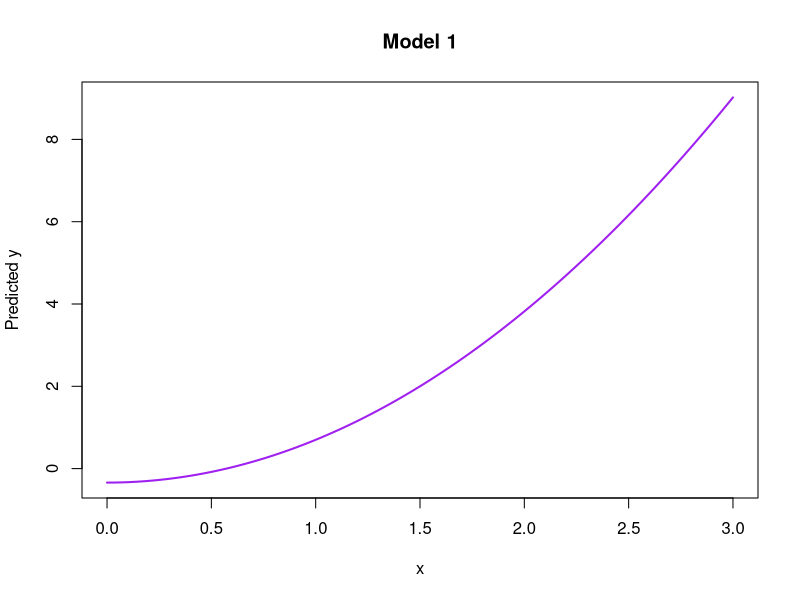
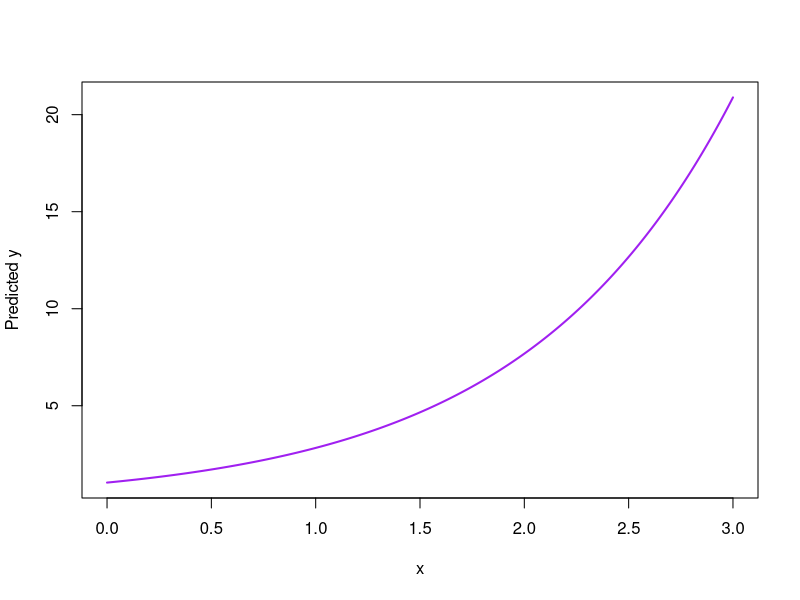
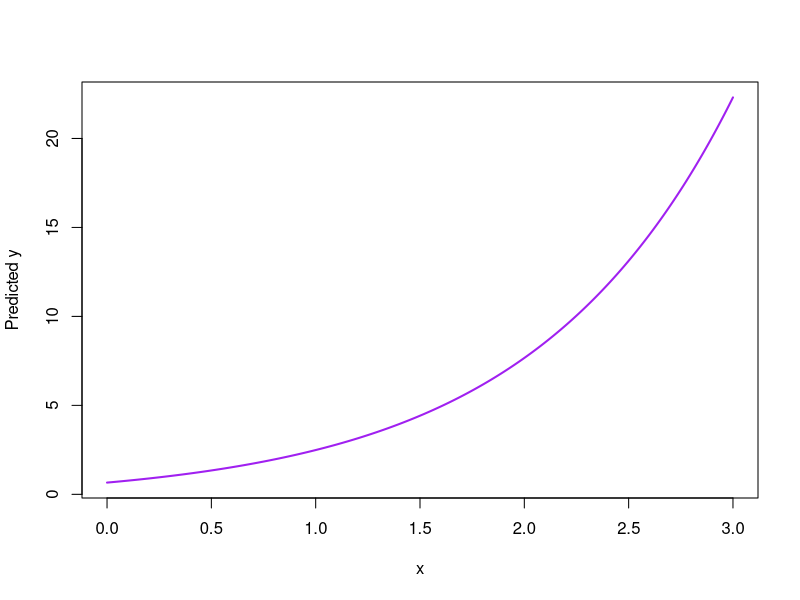
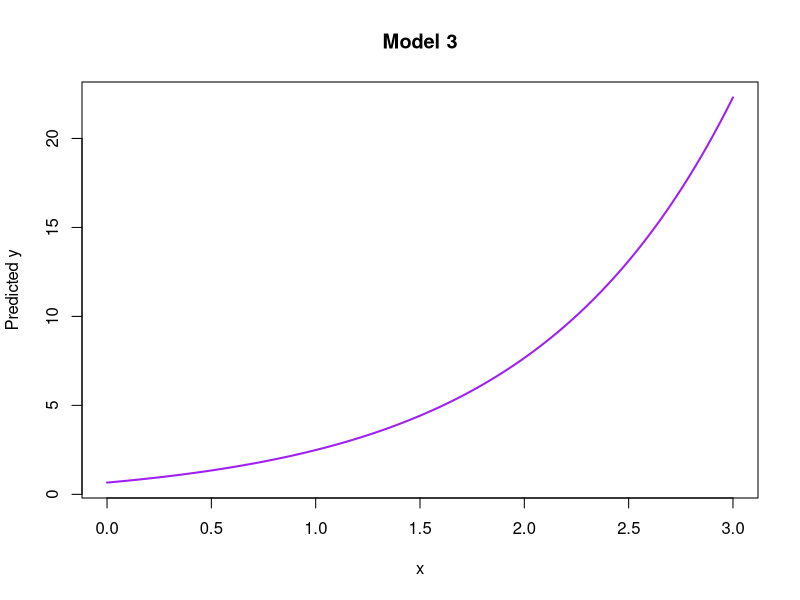
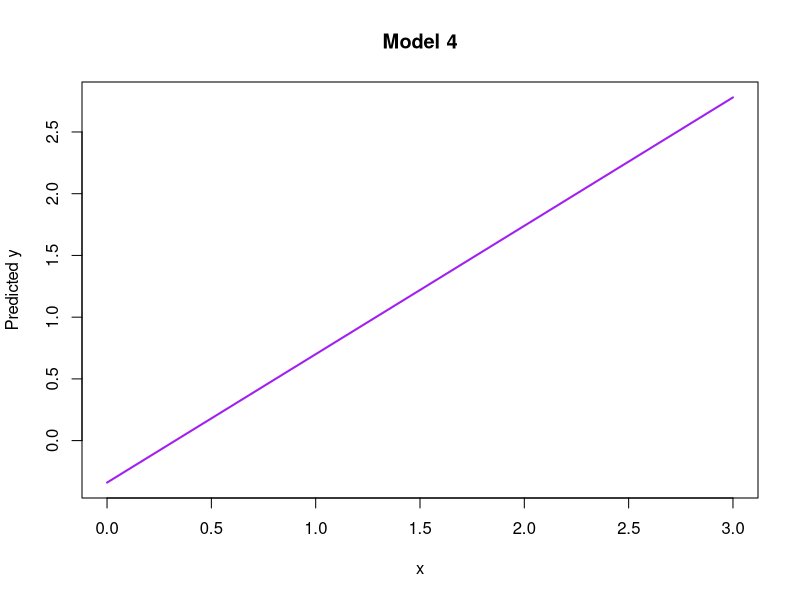

Write the R code that produced these figures, in order.
# Set up A, B, and C matrices
A <- matrix(
	c(1, 2, 3, 2, 6, 6, 3, 6, 9),
	nrow=3,
	ncol=3
)
A
B <- matrix(
	c(1, 0, 0, 0, 1, 0, 0, 0, 1),
	nrow=3,
	ncol=3
)  # Identity matrix
B
C <- t(A)  # Transpose returns same structure (unchanged)
C

# Answer questions:
# 1. A + C
A + C
# 2. A - C
A - C
# 3. A * B
A %*% B  # Should show same matrix as A
# 4. (A + B)^-1 (C + B)
solve(A + B) %*% (C + B)


beta0 <- -0.34
beta1 <- 1.04
x <- seq(0, 3, length.out = 300)
y <- beta0 + beta1 * x^2

plot(
	x, y,
	type = "l",
	col = "purple",
	lwd = 2,
	xlab = "x",
	ylab = "Predicted y",
	main = "Model 1"
)


beta1 <- 1.04
x <- seq(0, 3, length.out = 300)
y <- beta1 * exp(x)

plot(
	x, y,
	type = "l",
	col = "purple",
	lwd = 2,
	xlab = "x",
	ylab = "Predicted y"
)


beta0 <- -0.34
beta1 <- 1.04
x <- seq(0, 3, length.out = 300)
y <- beta0 + exp(beta1*x)

plot(
	x, y,
	type = "l",
	col = "purple",
	lwd = 2,
	xlab = "x",
	ylab = "Predicted y"
)

beta0 <- -0.34
beta1 <- 1.04
x <- seq(0, 3, length.out = 300)
y <- beta0 + exp(beta1*x)

plot(
	x, y,
	type = "l",
	col = "purple",
	lwd = 2,
	xlab = "x",
	ylab = "Predicted y",
	main = "Model 3"
)

beta0 <- -0.34
beta1 <- 1.04
x <- seq(0, 3, length.out = 300)
y <- beta0 + exp(log(beta1))*x
# Or
y <- beta0 + beta1 * x

plot(
	x, y,
	type = "l",
	col = "purple",
	lwd = 2,
	xlab = "x",
	ylab = "Predicted y",
	main = "Model 4"
)
